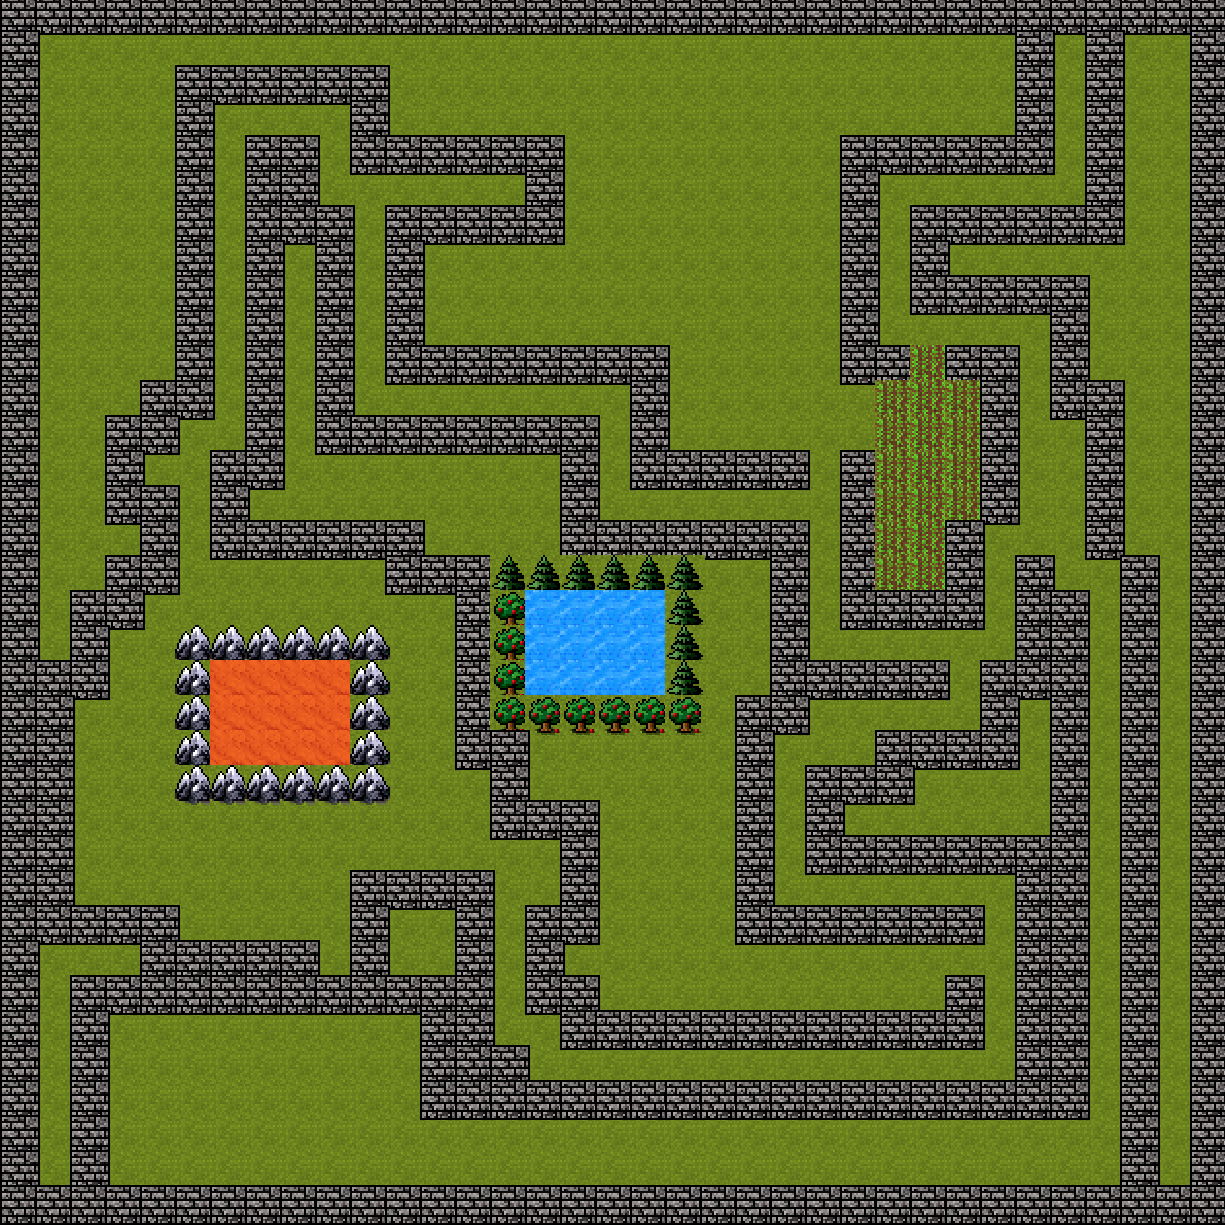

This game map was drawn from its Tiled (.tmx) file and the tilesets committed beside it. A one-line description and the trimmed map source follow:
An orthogonal 35x35 tile map with 35x35 px tiles, 2 tile layers (backgroundLayer, collisionLayer) and 28 objects.

<map version="1.0" orientation="orthogonal" renderorder="right-down" width="35" height="35" tilewidth="35" tileheight="35" nextobjectid="39">
 <tileset firstgid="1" name="terrains" tilewidth="40" tileheight="40" tilecount="16" columns="8">
  <image source="../images/terrains.png" trans="ff00ff" width="320" height="80" />
  <tile id="14">
   <properties>
    <property name="asset" value="sword" />
    <property name="attack" value="2" />
    <property name="type" value="item" />
   </properties>
  </tile>
 </tileset>
 <layer name="backgroundLayer" width="35" height="35">
  <data>[1225 cells, 1225 non-empty, 1 distinct tile ids]</data>
 </layer>
 <layer name="collisionLayer" width="35" height="35">
  <data>[1225 cells, 552 non-empty, 7 distinct tile ids]</data>
 </layer>
 <objectgroup name="objectsLayer">
  <object id="2" gid="6" x="632" y="192" width="40" height="40">
   <properties>
    <property name="asset" value="potion" />
    <property name="health" value="5" />
    <property name="type" value="item" />
   </properties>
  </object>
  <object id="3" gid="7" x="728" y="398" width="40" height="40">
   <properties>
    <property name="asset" value="shield" />
    <property name="defense" value="3" />
    <property name="type" value="item" />
   </properties>
  </object>
  <object id="4" gid="14" x="650" y="294" width="40" height="40" />
  <object id="5" gid="15" x="762" y="288" width="40" height="40">
   <properties>
    <property name="asset" value="chest" />
    <property name="gold" value="25" />
    <property name="type" value="item" />
   </properties>
  </object>
  <object id="9" gid="14" x="134" y="1182" width="40" height="40" />
  <object id="10" gid="15" x="762" y="288" width="40" height="40">
   <properties>
    <property name="asset" value="chest" />
    <property name="gold" value="25" />
    <property name="type" value="item" />
   </properties>
  </object>
  <object id="11" gid="7" x="314" y="982" width="40" height="40">
   <properties>
    <property name="asset" value="shield" />
    <property name="defense" value="3" />
    <property name="type" value="item" />
   </properties>
  </object>
  <object id="12" gid="6" x="178" y="878" width="40" height="40">
   <properties>
    <property name="asset" value="potion" />
    <property name="health" value="5" />
    <property name="type" value="item" />
   </properties>
  </object>
  <object id="13" gid="6" x="76" y="778" width="40" height="40">
   <properties>
    <property name="asset" value="potion" />
    <property name="health" value="5" />
    <property name="type" value="item" />
   </properties>
  </object>
  <object id="14" gid="6" x="114" y="666" width="40" height="40">
   <properties>
    <property name="asset" value="potion" />
    <property name="health" value="5" />
    <property name="type" value="item" />
   </properties>
  </object>
  <object id="15" gid="15" x="762" y="288" width="40" height="40">
   <properties>
    <property name="asset" value="chest" />
    <property name="gold" value="25" />
    <property name="type" value="item" />
   </properties>
  </object>
  <object id="16" gid="15" x="1058" y="596" width="40" height="40">
   <properties>
    <property name="asset" value="chest" />
    <property name="gold" value="25" />
    <property name="type" value="item" />
   </properties>
  </object>
  <object id="17" gid="14" x="144" y="492" width="40" height="40" />
  <object id="18" gid="6" x="320" y="204" width="40" height="40">
   <properties>
    <property name="asset" value="potion" />
    <property name="health" value="5" />
    <property name="type" value="item" />
   </properties>
  </object>
  <object id="19" gid="7" x="202" y="920" width="40" height="40">
   <properties>
    <property name="asset" value="shield" />
    <property name="defense" value="3" />
    <property name="type" value="item" />
   </properties>
  </object>
  <object id="20" gid="6" x="252" y="1142" width="40" height="40">
   <properties>
    <property name="asset" value="potion" />
    <property name="health" value="5" />
    <property name="type" value="item" />
   </properties>
  </object>
  <object id="21" gid="7" x="130" y="1088" width="40" height="40">
   <properties>
    <property name="asset" value="shield" />
    <property name="defense" value="3" />
    <property name="type" value="item" />
   </properties>
  </object>
  <object id="22" gid="15" x="518" y="1052" width="40" height="40">
   <properties>
    <property name="asset" value="chest" />
    <property name="gold" value="25" />
    <property name="type" value="item" />
   </properties>
  </object>
  <object id="24" gid="8" x="418" y="108" width="40" height="40">
   <properties>
    <property name="asset" value="dragon" />
    <property name="attack" value="5" />
    <property name="defense" value="5" />
    <property name="health" value="10" />
    <property name="type" value="enemy" />
   </properties>
  </object>
  <object id="25" gid="8" x="1040" y="522" width="40" height="40">
   <properties>
    <property name="asset" value="skeleton" />
    <property name="attack" value="5" />
    <property name="defense" value="5" />
    <property name="health" value="1" />
    <property name="type" value="enemy" />
   </properties>
  </object>
  <object id="26" gid="8" x="558" y="106" width="40" height="40">
   <properties>
    <property name="asset" value="monster" />
    <property name="attack" value="5" />
    <property name="defense" value="" />
    <property name="health" value="20" />
    <property name="type" value="enemy" />
   </properties>
  </object>
  <object id="27" gid="8" x="624" y="108" width="40" height="40">
   <properties>
    <property name="asset" value="snake" />
    <property name="attack" value="5" />
    <property name="defense" value="5" />
    <property name="health" value="20" />
    <property name="type" value="enemy" />
   </properties>
  </object>
  <object id="29" gid="8" x="426" y="1168" width="40" height="40">
   <properties>
    <property name="asset" value="monster" />
    <property name="attack" value="5" />
    <property name="defense" value="5" />
    <property name="health" value="13" />
    <property name="type" value="enemy" />
   </properties>
  </object>
  <object id="31" gid="8" x="416" y="414" width="40" height="40">
   <properties>
    <property name="asset" value="snake" />
    <property name="attack" value="5" />
    <property name="defense" value="5" />
    <property name="health" value="2" />
    <property name="type" value="enemy" />
   </properties>
  </object>
  <object id="33" gid="8" x="898" y="982" width="40" height="40">
   <properties>
    <property name="asset" value="dragon" />
    <property name="attack" value="5" />
    <property name="defense" value="5" />
    <property name="health" value="10" />
    <property name="type" value="enemy" />
   </properties>
  </object>
  <object id="34" gid="8" x="1158" y="974" width="40" height="40">
   <properties>
    <property name="asset" value="skeleton" />
    <property name="attack" value="5" />
    <property name="defense" value="5" />
    <property name="health" value="1" />
    <property name="type" value="enemy" />
   </properties>
  </object>
  <object id="35" gid="8" x="468" y="880" width="40" height="40">
   <properties>
    <property name="asset" value="dragon" />
    <property name="attack" value="5" />
    <property name="defense" value="5" />
    <property name="health" value="20" />
    <property name="type" value="enemy" />
   </properties>
  </object>
  <object id="36" gid="8" x="1050" y="86" width="40" height="40">
   <properties>
    <property name="type" value="player" />
   </properties>
  </object>
 </objectgroup>
</map>
